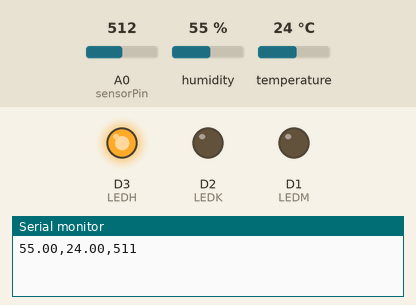
This sketch was run on a simulated ESP8266 (NodeMCU). On the bench: output pins drawn as LEDs (lit = HIGH), the last lines printed to the serial monitor. Inputs (shaded band) come from the test bench; at power-on: temperature 24 °C, A0 (sensorPin) = 512, humidity 55 %. Pins used as bus, display or sensor lines are not drawn.

Above: at 3.9 s.
4.0 s: temperature set to 27 °C
At 12.6 s:
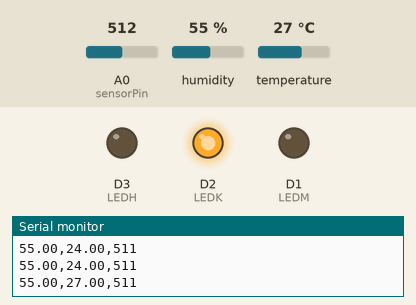
12.8 s: A0 (sensorPin) set to 709
19.5 s: A0 (sensorPin) set to 733
At 25.5 s:
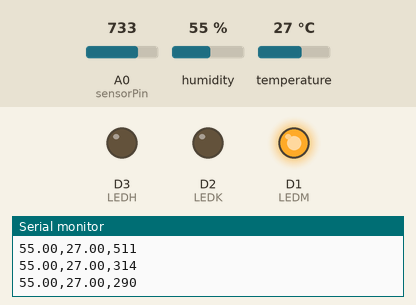
26.0 s: A0 (sensorPin) set to 716
At 31.0 s:
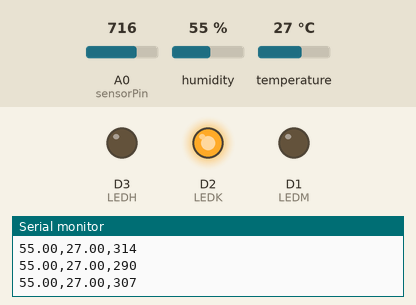
32.1 s: A0 (sensorPin) set to 900
At 37.7 s:
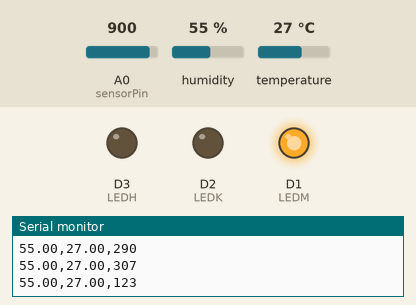
Timing chart, 0 to 39.2 s (numbered marks = the images above; inputs shaded):
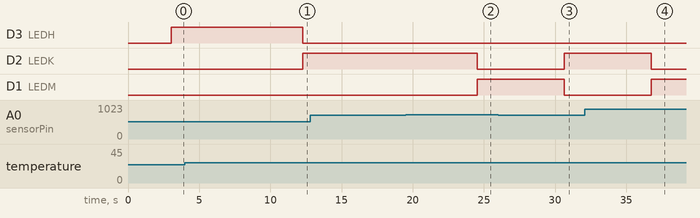

The sketch:

njajal.ino
```cpp
#include <Arduino.h>
#include "DHT.h"  //Memasukan Library DHT ke Program
#define DHTPIN 2  //menggunakan pin 2 untuk pemasangan sensornya
#define DHTTYPE DHT11 //memilih tipe DHT11, bisa diubah menjadi DHT22, DHT21

DHT dht(DHTPIN, DHTTYPE);  //setting pin yang dipilih dan tipe DHT
int sensorPin = A0;  // pin sensor
int powerPin = D6;    // untuk pengganti VCC
int LEDM = D1;
int LEDK = D2;
int LEDH = D3;

String temp;
String hum;
String tanah;

void setup() {
  // jadikan pin power sebagai output
  pinMode(powerPin, OUTPUT);
  // default bernilai LOW
  digitalWrite(powerPin, LOW);
  // mulai komunikasi serial
  Serial.begin(115200);
  dht.begin();
  pinMode(LEDM, OUTPUT);
  pinMode(LEDK, OUTPUT);
  pinMode(LEDH, OUTPUT);
}

void loop() {
  float kelembaban = dht.readHumidity();
  float suhu = dht.readTemperature();

  temp = String(suhu);
  hum = String(kelembaban);
  tanah = String(bacaSensor());
  Serial.print(hum);
  Serial.print(",");
  Serial.print(temp);
  Serial.print(",");
  Serial.println(tanah);
//  Serial.print("Nilai kelembaban Tanah: ");
//  Serial.println(bacaSensor());
//  Serial.print("Suhu : ");
//  Serial.println(suhu);
//  Serial.print("Kelembapan : ");
//  Serial.println(kelembaban);
  // baca setiap 3 detik

  if (suhu > 25 && suhu < 30)
  {
    if(bacaSensor() > 300){
      digitalWrite(LEDM, LOW); // LED nyala
      digitalWrite(LEDK, HIGH); // LED mati
      digitalWrite(LEDH, LOW);
    }
    else {
      digitalWrite(LEDM, HIGH); // LED nyala
      digitalWrite(LEDK, LOW); // LED mati
      digitalWrite(LEDH, LOW);
    }
  }
  else if (suhu <= 25)
  {
    digitalWrite(LEDM, LOW); // LED nyala
    digitalWrite(LEDK, LOW); // LED mati
    digitalWrite(LEDH, HIGH);
  }
  else if (suhu > 30 || bacaSensor() < 300)
  {
    digitalWrite(LEDM, HIGH); // LED nyala
    digitalWrite(LEDK, LOW); // LED mati
    digitalWrite(LEDH, LOW);
  }
  delay(100);
}

int bacaSensor() {
  // hidupkan power
  digitalWrite(powerPin, HIGH);
  delay(3000);
  // baca nilai analog dari sensor
  int nilaiSensor = analogRead(sensorPin);
  digitalWrite(powerPin, LOW);
  // makin lembab maka makin tinggi nilai outputnya
  return 1023 - nilaiSensor;
}
```

Measured:
- the behaviour switches between 25 and 26 °C on temperature (found by bisection; images 0 and 1)
- the behaviour switches between 722 and 723 on A0 (sensorPin) (found by bisection; images 1 and 2)
- after the input at 4.0 s, D3 (LEDH): HIGH → LOW after 8.3 s; D2 (LEDK): LOW → HIGH after 8.3 s
- after the input at 19.5 s, D2 (LEDK): HIGH → LOW after 5.0 s; D1 (LEDM): LOW → HIGH after 5.0 s
- after the input at 26.0 s, D2 (LEDK): LOW → HIGH after 4.6 s; D1 (LEDM): HIGH → LOW after 4.6 s
- after the input at 32.1 s, D2 (LEDK): HIGH → LOW after 4.7 s; D1 (LEDM): LOW → HIGH after 4.7 s
